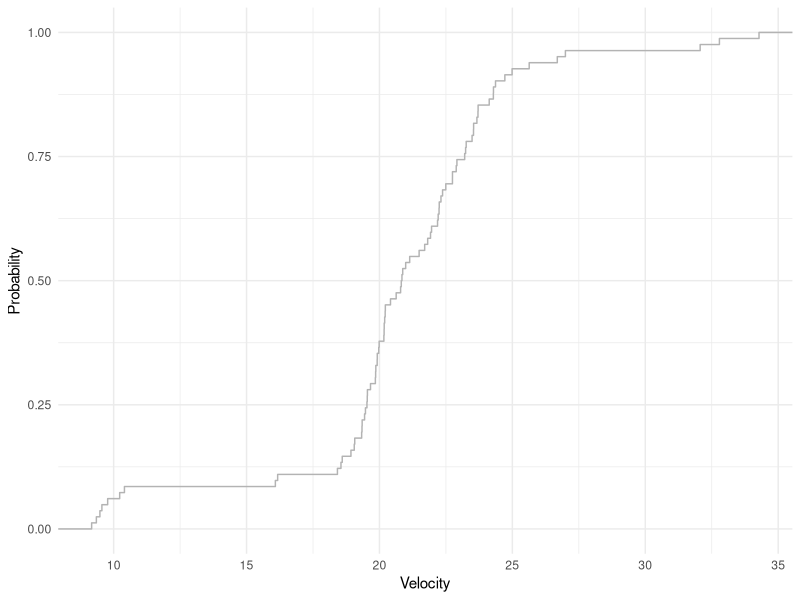
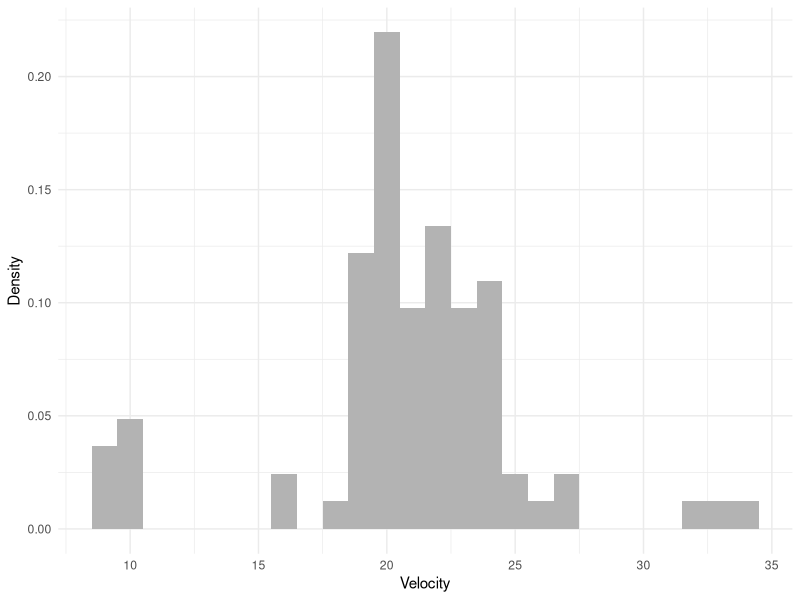
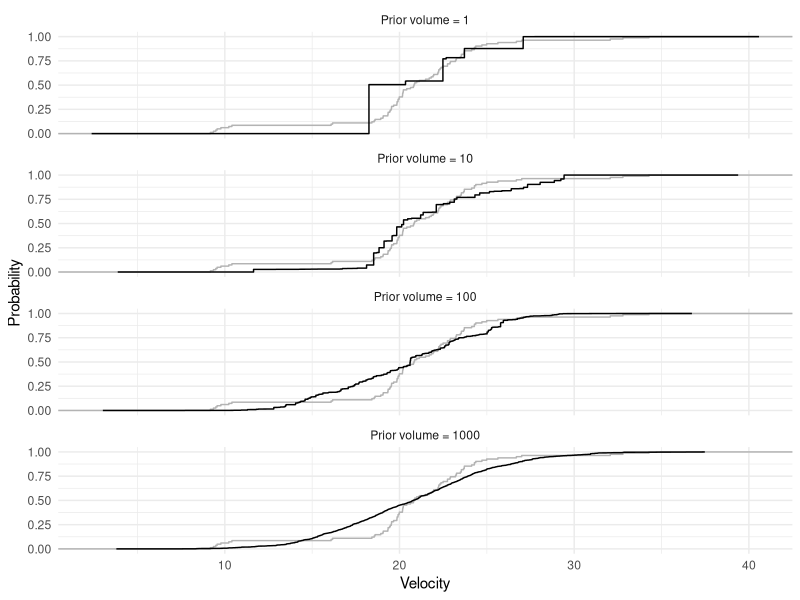
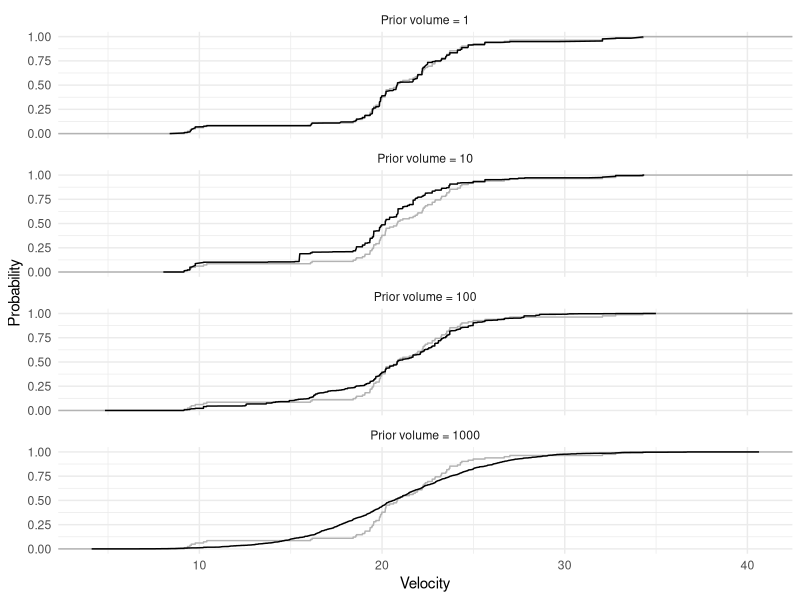
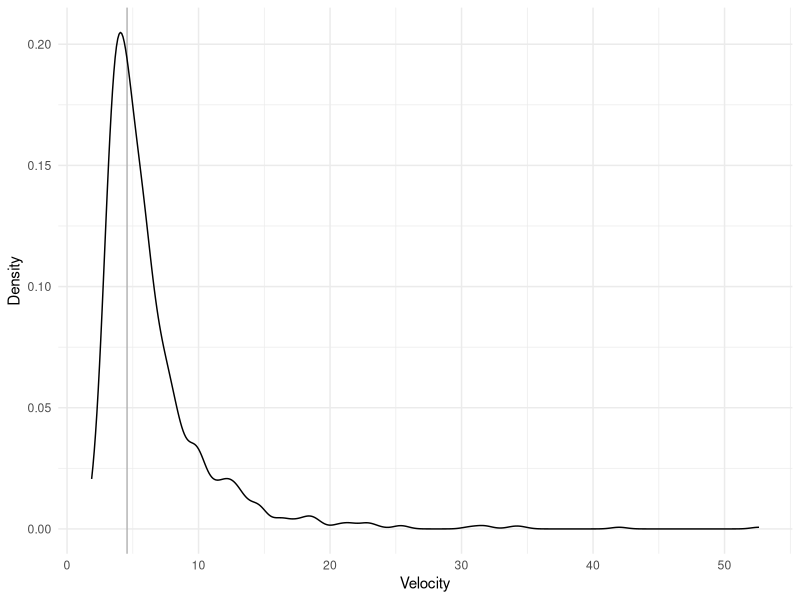
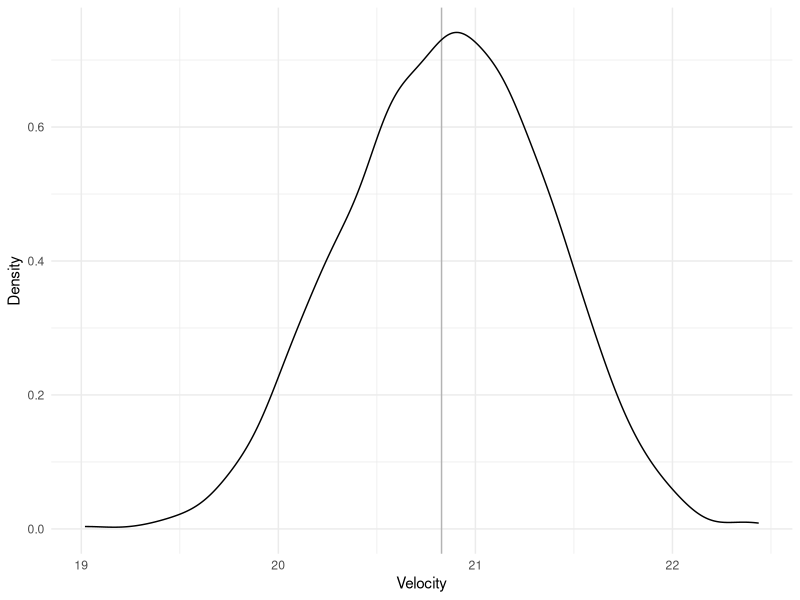
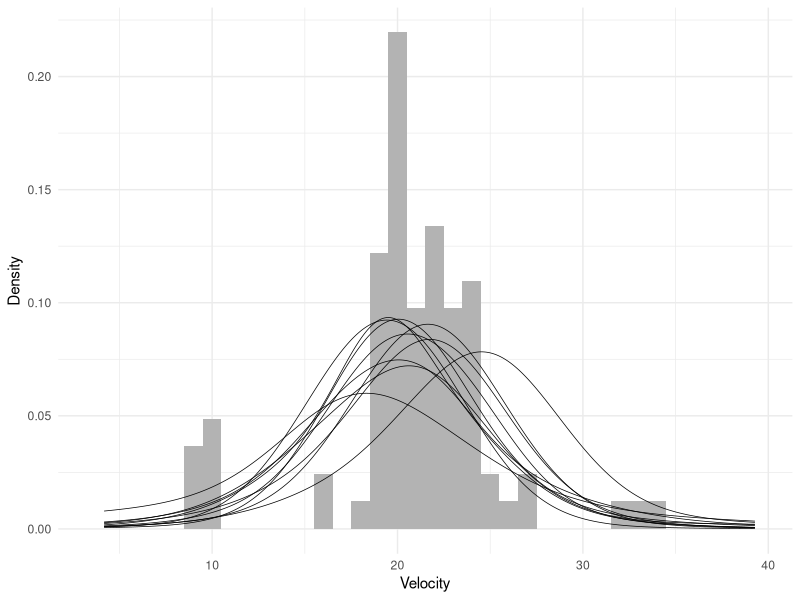
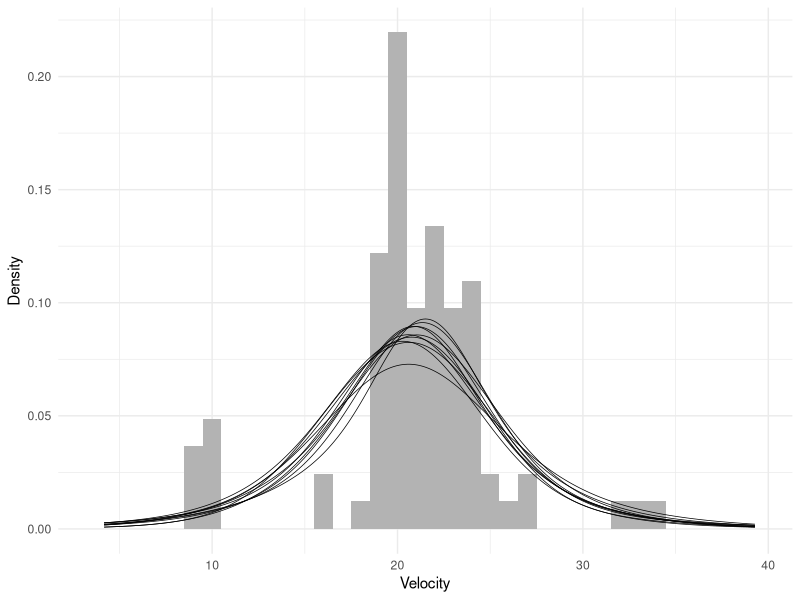

Recreate these plots in R, in order.
## ---- chunk 1
library(MASS)
library(tidyverse)

theme_set(theme_minimal())
## ---- chunk 2
geom_reference <- function(data, type = 'cdf', binwidth = 1) {
  if (type == 'cdf') {
    stat_ecdf(data = data,
              mapping = aes(x),
              color = 'gray70')
  } else if (type == 'pdf') {
    geom_density(data = data,
                 mapping = aes(x),
                 color = 'gray70')
  } else if (type == 'histogram') {
    geom_histogram(data = data,
                   mapping = aes(x, y = ..count.. / sum(..count..)),
                   binwidth = binwidth,
                   fill = 'gray70')
  }
}
## ---- chunk 3
data <- tibble(x = galaxies / 1000)
## ---- chunk 4
ggplot() +
  geom_reference(data) +
  labs(x = 'Velocity', y = 'Probability')
## ---- chunk 5
ggplot() +
  geom_reference(data, type = 'histogram') +
  labs(x = 'Velocity', y = 'Density')
## ---- chunk 6
stick_break <- function(l, alpha, beta) {
  q <- rbeta(l, shape1 = alpha, shape2 = beta)
  q <- c(head(q, -1), 1)
  list(p = q * c(1, cumprod(1 - head(q, -1))), q = q)
}

nu_prior <- function(lambda = 1, mu0 = 0, sigma0 = 1) {
  sample_P0 <- function(l) rnorm(l, mean = mu0, sd = sigma0)
  list(sample_P0 = sample_P0, lambda = lambda)
}

nu_posterior <- function(x, lambda = 1, mu0 = 0, sigma0 = 1) {
  prior <- nu_prior(lambda = lambda, mu0 = mu0, sigma0 = sigma0)
  sample_P0 <- function(l) {
    i <- rbernoulli(l, p = lambda / (lambda + length(x)))
    i * prior$sample_P0(l) + (1 - i) * sample(x, l, replace = TRUE)
  }
  list(sample_P0 = sample_P0, lambda = lambda + length(x))
}

sample_DP <- function(l, nu) {
  x <- nu$sample_P0(l)
  p <- stick_break(l, 1, nu$lambda)$p
  tibble(x = x, p = p)
}

plot_distribution <- function(sample, reference) {
  sample <- sample %>%
    arrange(x) %>%
    mutate(p = cumsum(p))
  ggplot() +
    geom_reference(reference) +
    geom_line(data = sample, mapping = aes(x, p)) +
    labs(x = 'Velocity', y = 'Probability')
}
## ---- chunk 7
set.seed(42)

tibble(lambda = c(1, 10, 100, 1000)) %>%
  mutate(data = map(lambda, ~ sample_DP(l = 10000,
                                        nu = nu_prior(lambda = .x,
                                                      mu0 = mean(data$x),
                                                      sigma0 = sd(data$x))))) %>%
  unnest(data) %>%
  mutate(lambda = str_c('Prior volume = ', lambda)) %>%
  group_by(lambda) %>%
  plot_distribution(data) +
  facet_wrap(vars(lambda), ncol = 1)
## ---- chunk 8
set.seed(42)

tibble(lambda = c(1, 10, 100, 1000)) %>%
  mutate(data = map(lambda, ~ sample_DP(l = 10000,
                                        nu = nu_posterior(data$x,
                                                          lambda = .x,
                                                          mu0 = mean(data$x),
                                                          sigma0 = sd(data$x))))) %>%
  unnest(data) %>%
  mutate(lambda = str_c('Prior volume = ', lambda)) %>%
  group_by(lambda) %>%
  plot_distribution(data) +
  facet_wrap(vars(lambda), ncol = 1)
## ---- chunk 9
sample_Ptheta_prior <- function(l, mu0 = 0, kappa0 = 1, nu0 = 3, sigma0 = 1) {
  sigma <- sqrt((nu0 * sigma0^2) / rchisq(l, nu0))
  # sigma <- sqrt(1 / rgamma(l, nu0 / 2, nu0 * sigma0^2 / 2))
  mu <- rnorm(l, mu0, sigma / sqrt(kappa0))
  tibble(mu = mu, sigma = sigma)
}

sample_Ptheta_posterior <- function(l, x, mu0 = mean(x), kappa0 = 1, nu0 = 3, sigma0 = sd(x)) {
  n1 <- length(x)
  if (n1 == 0) {
    mu1 <- 0
    ss1 <- 0
  } else {
    mu1 <- mean(x)
    ss1 <- sum((x - mu1)^2)
  }
  sample_Ptheta_prior(
    l = l,
    mu0 = kappa0 / (kappa0 + n1) * mu0 + n1 / (kappa0 + n1) * mu1,
    kappa0 = kappa0 + n1,
    nu0 = nu0 + n1,
    sigma0 = sqrt((nu0 * sigma0^2 + ss1 + kappa0 * n1 / (kappa0 + n1) * (mu1 - mu0)^2) / (nu0 + n1))
  )
}

sample_Plambda_prior <- function(l, alpha0 = 2, beta0 = 0.1) {
  rgamma(l, alpha0, beta0)
}

sample_Plambda_posterior <- function(l, q, alpha0 = 2, beta0 = 0.1) {
  sample_Plambda_prior(
    l = l,
    alpha0 = alpha0 + length(q) - 1,
    beta0 = beta0 - sum(log(head(q, -1)))
  )
}

evaluate_Px <- function(x, theta) {
  dnorm(x, theta$mu, sqrt(theta$sigma))
}

evaluate_Pm_ <- function(draw, grid, type = 'cdf') {
  if (type == 'cdf') {
    method <- pnorm
  } else if (type == 'pdf') {
    method <- dnorm
  } else if (type == 'histogram') {
    method <- dnorm
  }
  bind_cols(draw$theta, tibble(p = draw$stick$p)) %>%
    mutate(.component = row_number()) %>%
    select(.component, everything()) %>%
    mutate(data = map2(mu, sigma, function(mu, sigma) {
                                  tibble(x = grid,
                                         y = method(grid, mu, sigma))
                                  })) %>%
    unnest(data) %>%
    group_by(x) %>%
    summarize(y = sum(p * y), .groups = 'drop')
}

evaluate_Pm <- function(draws, grid, ...) {
  process <- function(i) {
    evaluate_Pm_(draws[[i]], grid, ...) %>%
      mutate(.draw = i) %>%
      select(.draw, everything())
  }
  sapply(1:length(draws), process, simplify = FALSE) %>%
    bind_rows()
}

count_subjects <- function(m, k) {
  n <- rep(0, m)
  k <- as.data.frame(table(k))
  n[as.numeric(levels(k[ , 1]))[k[ , 1]]] <- k[ , 2]
  n
}

update_k <- function(x, state, prior_only = FALSE) {
  m <- length(state$stick$p)
  n <- length(x)
  if (prior_only) {
    x <- rep(x, each = m)
    theta <- state$theta %>% slice(rep(1:m, n))
    p <- matrix(evaluate_Px(x, theta), nrow = m, ncol = n)
    p <- sweep(p, 1, state$stick$p, `*`)
    p <- sweep(p, 2, colSums(p), `/`)
  } else {
    p <- matrix(rep(1 / m, m * n), nrow = m, ncol = n)
  }
  apply(p, 2, function(p) sample(1:m, 1, prob = p))
}

update_stick <- function(x, state, prior_only = FALSE) {
  m <- length(state$stick$p)
  if (prior_only) {
    alpha <- 1
    beta <- state$lambda
  } else {
    n <- count_subjects(m, state$k)
    alpha <- 1 + n
    beta <- state$lambda + sum(n) - cumsum(n)
  }
  stick_break(m, alpha, beta)
}

update_theta <- function(x, state, prior_only = FALSE, ...) {
  m <- length(state$stick$p)
  if (prior_only) {
    sapply(1:m, function(i) sample_Ptheta_prior(1, ...), simplify = FALSE) %>%
      bind_rows()
  } else {
    sapply(1:m, function(i) sample_Ptheta_posterior(1, x[state$k == i], ...),
           simplify = FALSE) %>%
      bind_rows()
  }
}

update_lambda <- function(x, state, prior_only = FALSE, ...) {
  if (prior_only) {
    sample_Plambda_prior(1, ...)
  } else {
    sample_Plambda_posterior(1, state$stick$q, ...)
  }
}

sample_DPM <- function(x, m, l,
                       n0 = 3,
                       mu0 = mean(x),
                       kappa0 = n0,
                       nu0 = n0,
                       sigma0 = sd(x),
                       lambda0 = 1,
                       alpha0 = n0,
                       beta0 = sqrt(n0) / 10,
                       prior_only = FALSE) {
  theta_prior <- list(
    mu0 = mu0,
    kappa0 = kappa0,
    nu0 = nu0,
    sigma0 = sigma0
  )
  lambda_prior <- list(
    alpha0 = alpha0,
    beta0 = beta0
  )
  state <- list(
    k = sample(1:m, length(x), replace = TRUE),
    stick = stick_break(m, 1, lambda0),
    theta = do.call(sample_Ptheta_prior, c(list(m), theta_prior)),
    lambda = lambda0
  )
  draws <- vector('list', l)
  for(i in 1:l) {
    arguments <- list(x, state, prior_only = prior_only)
    state$k <- do.call(update_k, arguments)
    arguments <- list(x, state, prior_only = prior_only)
    state$stick <- do.call(update_stick, arguments)
    arguments <- c(list(x, state, prior_only = prior_only), theta_prior)
    state$theta <- do.call(update_theta, arguments)
    arguments <- c(list(x, state, prior_only = prior_only), lambda_prior)
    state$lambda <- do.call(update_lambda, arguments)
    draws[[i]] <- state
  }
  draws
}

check_predictive <- function(draws, reference, size = 1000, type = 'cdf', ...) {
  grid <- seq(min(reference$x) - 5, to = max(reference$x) + 5, length.out = size)
  sample <- evaluate_Pm(draws, grid, type = type)
  ggplot() +
    geom_reference(reference, type = type, ...) +
    geom_line(data = sample, mapping = aes(x, y, group = .draw), size = 0.25) +
    labs(x = 'Velocity', y = 'Density')
}

summarize_inference <- function(draws, reference, size = 1000, type = 'cdf', ...) {
  grid <- seq(min(reference$x) - 5, to = max(reference$x) + 5, length.out = size)
  sample <- evaluate_Pm(draws, grid, type = type) %>%
    group_by(x) %>%
    summarize(y_mean = mean(y), .groups = 'drop')
  ggplot() +
    geom_reference(reference, type = type, ...) +
    geom_line(data = sample, mapping = aes(x, y_mean), size = 0.25) +
    labs(x = 'Velocity', y = 'Density')
}
## ---- chunk 10
set.seed(42)

sample_Ptheta_prior(1000, mu0 = mean(data$x), sigma0 = sd(data$x)) %>%
  ggplot() +
  geom_vline(xintercept = sd(data$x), color = 'gray70') +
  geom_density(aes(sigma)) +
  labs(x = 'Velocity', y = 'Density')
## ---- chunk 11
set.seed(42)

sample_Ptheta_posterior(1000, data$x) %>%
  ggplot() +
  geom_vline(xintercept = mean(data$x), color = 'gray70') +
  geom_density(aes(mu)) +
  labs(x = 'Velocity', y = 'Density')
## ---- chunk 12
set.seed(42)

draws <- sample_DPM(data$x, 25, 1000, prior_only = TRUE)
check_predictive(sample(tail(draws, length(draws) / 2), 10), data,
                 type = 'histogram')
## ---- chunk 13
set.seed(42)

draws <- sample_DPM(data$x, 25, 1000)
check_predictive(sample(tail(draws, length(draws) / 2), 10), data,
                 type = 'histogram')
## ---- chunk 14
tibble(value = sapply(draws, function(draw) length(unique(draw$k)))) %>%
  mutate(draw = row_number()) %>%
  ggplot(aes(draw, value)) +
  geom_line(size = 0.1) +
  labs(x = 'Iteration', y = 'Position')
## ---- chunk 15
summarize_inference(tail(draws, length(draws) / 2), data,
                    type = 'histogram')
